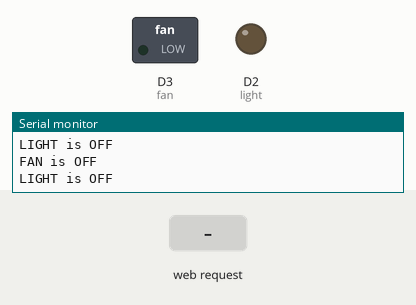
Simulated run of this sketch. Board: ESP8266 (NodeMCU). On the bench: switched loads named in the sketch (green lamp = pin HIGH), output pins drawn as LEDs (lit = HIGH), the last lines printed to the serial monitor. The test bench sets the inputs (shaded band). WiFi joins after 1.5 s; servers stay silent unless stated.

Above: at 3.3 s.
3.4 s: HTTP request GET /lon received
At 4.6 s:
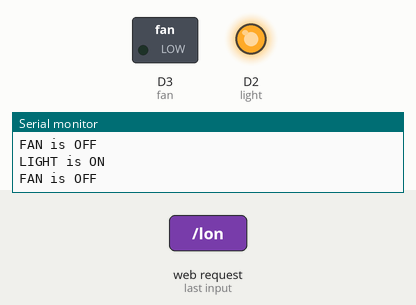
4.9 s: HTTP request GET /fon received
At 6.1 s:
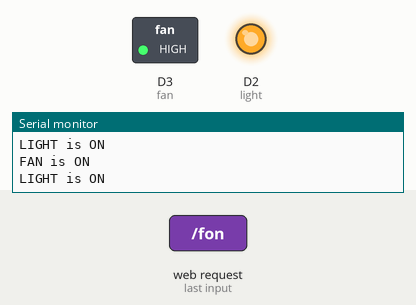
6.4 s: HTTP request GET /loff received
At 7.2 s:
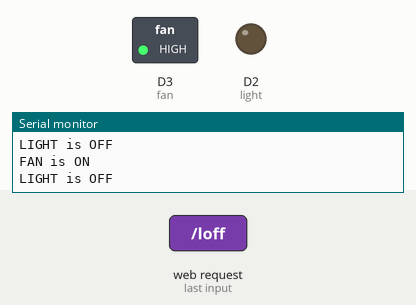
Timing chart, 0 to 9.4 s (numbered marks = the images above; inputs shaded):
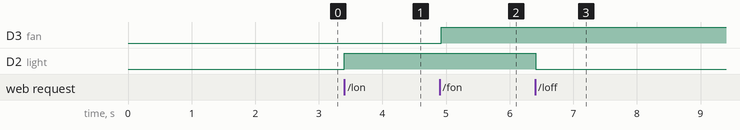

Measured:
- after the input at 3.4 s, D2 (light): LOW → HIGH at once
- after the input at 4.9 s, D3 (fan): LOW → HIGH at once
- after the input at 6.4 s, D2 (light): HIGH → LOW at once

The sketch:

homeauto_webserver.ino
```cpp
#include <ESP8266WiFi.h>
#include <ESP8266WebServer.h>

/*Put your SSID & Password*/
const char* ssid = "TECHNOLOGICS- Embedded IoT";
const char* password = "l0($kR#!u@oP8)#@$Fy#2!PK0";

ESP8266WebServer server(80);

uint8_t light = D2;
uint8_t fan = D3;
bool lightstatus = LOW;
bool fanstatus = LOW;

void setup() {
  Serial.begin(9600);
  delay(100);
  pinMode(light, OUTPUT);
  pinMode(fan, OUTPUT);

  Serial.println("Connecting to ");
  Serial.println(ssid);

  //connect to your local wi-fi network
  WiFi.begin(ssid, password);

  //check wi-fi is connected to wi-fi network
  while (WiFi.status() != WL_CONNECTED) {
    delay(1000);
    Serial.print(".");
  }
  Serial.println("");
  Serial.println("WiFi connected..!");
  Serial.print("Got IP: ");  Serial.println(WiFi.localIP());

  server.on("/", handle_OnConnect);
  server.on("/lon", handle_lighton);
  server.on("/loff", handle_lightoff);
  server.on("/fon", handle_fanon);
  server.on("/foff", handle_fanoff);
  server.onNotFound(handle_NotFound);

  server.begin();
  Serial.println("HTTP server started");
}
void loop() {
  server.handleClient();
  if (lightstatus) {
    digitalWrite(light, HIGH);
    Serial.println("LIGHT is ON");
  }
  if (!lightstatus) {
    digitalWrite(light, LOW);
    Serial.println("LIGHT is OFF");
  }
  if (fanstatus) {
    digitalWrite(fan, HIGH);
    Serial.println("FAN is ON");
  }
  if (!fanstatus) {
    digitalWrite(fan, LOW);
    Serial.println("FAN is OFF");
  }
}

void handle_OnConnect() {
  lightstatus = LOW;
  fanstatus = LOW;
  server.send(200, "text/html", SendHTML(false));
}

void handle_lighton() {
  lightstatus = HIGH;
  server.send(200, "text/html", SendHTML(true));
}

void handle_lightoff() {
  lightstatus = LOW;
  server.send(200, "text/html", SendHTML(false));
}

void handle_fanon() {
  fanstatus = HIGH;
  server.send(200, "text/html", SendHTML(true));
}

void handle_fanoff() {
  fanstatus = LOW;
  server.send(200, "text/html", SendHTML(false));
}

void handle_NotFound() {
  server.send(404, "text/plain", "Not found");
}

String SendHTML(uint8_t led) {
  String ptr = "<!DOCTYPE html>\n";
  ptr += "<html>\n";
  ptr += "<head>\n";
  ptr += "<title>HOME AUTOMATION</title>\n";
  ptr += "</head>\n";
  ptr += "<body>\n";
  ptr += "</body>\n";
  ptr += "</html>\n";
  return ptr;
}
```
